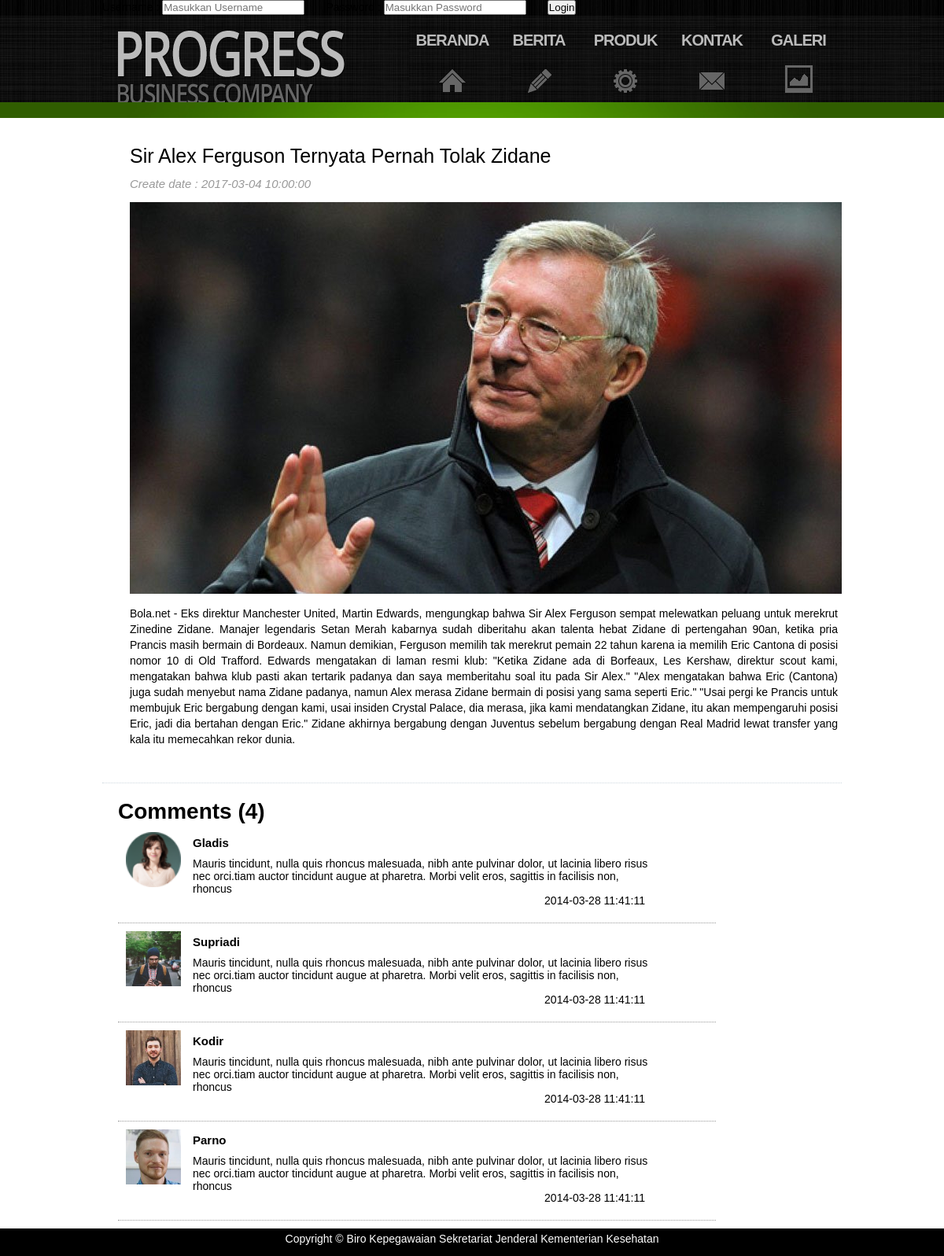
The page /05-database/news_detail.php?new_id=2 on the database its author committed.
### tables this page shows
CREATE TABLE `berita` (
  `id` int(11) NOT NULL,
  `judul` varchar(256) NOT NULL,
  `gambar` varchar(256) NOT NULL,
  `detail` text NOT NULL,
  `created_at` datetime NOT NULL
);

### 05-database/news_detail.php (the view, shortened to what this page needs)
<!doctype html>
<html>
<head>
<link href="css/style.css" rel="stylesheet" type="text/css">
</head>
<body>
<div id="wrapper">
   <?php include "includes/header.php"; ?>
   <div id="greenLine"></div>
   		<div id="content">
            <div class="container">
                <div class="newsitemd">
					        <?php
                    $new_id = $_GET['new_id'];
                    $koneksi = new mysqli("localhost","root","","training-php");
                    $sql = "SELECT * FROM berita WHERE id=$new_id";
                    $query = $koneksi->query($sql);
                    $data = $query->fetch_assoc();
                  ?>
                    <h2 class="news_title"><?php echo $data['judul']; ?></h2>
                    <p class="crt_date">Create date : <?php echo $data['created_at']; ?></p>
                    <p class="news_desc">
                    <img src="images-ori/<?php echo $data['gambar']; ?>" align="left">
					              <?php
                          echo $data['detail'];
                        ?>
                    </p>
                </div>
                 <div class="comment_wrap">
                 	<h1>Comments (4)</h1>
                 	<div class="comment_list">
                    	<div class="user_photo">
                         <img src="photo_member/profile-5.png" />
                        </div>
                        <div class="box_desc">
                          <h2>Gladis</h2>
                          <p> Mauris tincidunt, nulla quis rhoncus malesuada, nibh ante pulvinar dolor, ut lacinia libero risus nec orci.tiam auctor tincidunt augue at pharetra. Morbi velit eros, sagittis in facilisis non, rhoncus </p>
                          <span>2014-03-28 11:41:11</span>
                        </div>
                    </div>
                    <div class="comment_list">
                    	<div class="user_photo">
                         <img src="photo_member/profile-2.jpg" />
                        </div>
                        <div class="box_desc">
                          <h2>Supriadi</h2>
                          <p> Mauris tincidunt, nulla quis rhoncus malesuada, nibh ante pulvinar dolor, ut lacinia libero risus nec orci.tiam auctor tincidunt augue at pharetra. Morbi velit eros, sagittis in facilisis non, rhoncus </p>
                          <span>2014-03-28 11:41:11</span>
                        </div>
                    </div>
                    <div class="comment_list">
                    	<div class="user_photo">
                         <img src="photo_member/profile-1.jpg" />
                        </div>
                        <div class="box_desc">
                          <h2>Kodir</h2>
                          <p> Mauris tincidunt, nulla quis rhoncus malesuada, nibh ante pulvinar dolor, ut lacinia libero risus nec orci.tiam auctor tincidunt augue at pharetra. Morbi velit eros, sagittis in facilisis non, rhoncus </p>
                          <span>2014-03-28 11:41:11</span>
                        </div>
                    </div>
                    <div class="comment_list">
                    	<div class="user_photo">
                         <img src="photo_member/profile-3.jpg" />
                        </div>
                        <div class="box_desc">
                          <h2>Parno</h2>
                          <p> Mauris tincidunt, nulla quis rhoncus malesuada, nibh ante pulvinar dolor, ut lacinia libero risus nec orci.tiam auctor tincidunt augue at pharetra. Morbi velit eros, sagittis in facilisis non, rhoncus </p>
                          <span>2014-03-28 11:41:11</span>
                        </div>
                    </div>
                 </div>
            </div>
        </div>
		<?php include "includes/footer.php" ?>
</div>
</body>
</html>

### 05-database/css/style.css (style rules this page uses)
* { margin:0px; padding:0px; }
body { background:#000; font:14px "Trebuchet MS", Arial, Helvetica, sans-serif; }
.container { width:940px; height:100%;margin:auto; overflow:auto; overflow-y:hidden; overflow-x:hidden; }
#greenLine { background:url(../images/bg_top_img.jpg) center no-repeat #305D00; height:20px; }
#content { background:#fff; min-height:500px; }
.news_title { width:800px; line-height:26px; min-height:40px; float:left; margin-top:15px; margin-left:15px; font-size:25px; font-weight:400; }
.newsitemd { min-height:200px; width:100%; padding:20px 20px 20px 20px; overflow:auto; }
.newsitemd img { margin:0 15px 15px 0; }
.news_desc { float:left; margin-top:15px; margin-left:15px; width:900px; line-height:20px; text-align:justify; }
.crt_date { font-size:15px; font-style:italic; color:#999; clear:both; padding-left:15px; }
.comment_wrap { padding:20px 10px 10px 20px; border-top:1px dotted #CED8DF; margin-top:25px; }
.comment_list { border-bottom:1px dotted #999999; min-height:20px; padding:10px; overflow:auto; width:740px; }
.user_photo { float:left; height:70px; width:70px; }
.user_photo img { width:100%; }
.box_desc { float:left; min-height:50px; width:600px; margin-left:10px; position:relative; padding-bottom:20px; }
.box_desc h2 { padding:5px; font-size:15px; }
.box_desc p { padding:5px; font-size:14px; }
.box_desc span { position:absolute; bottom:10px; right:20px }

### rows shown on the page
berita: judul "Sir Alex Ferguson Ternyata Pernah Tolak Zidane", created_at "2017-03-04 10:00:00", gambar (picture), detail "Bola.net - Eks direktur Manchester United, Martin Edwards, mengungkap bahwa Sir Alex Ferguson sempat melewatkan peluang untuk merekrut Zinedine Zidane. Manajer legendaris Setan Merah kabarnya sudah diberitahu akan talenta hebat Zidane di pertengahan 90an, ketika pria Prancis masih bermain di Bordeaux. Namun demikian, Ferguson memilih tak merekrut pemain 22 tahun karena ia memilih Eric Cantona di posisi nomor 10 di Old Trafford. Edwards mengatakan di laman resmi klub: \"Ketika Zidane ada di Borfeaux, Les Kershaw, direktur scout kami, mengatakan bahwa klub pasti akan tertarik padanya dan saya memberitahu soal itu pada Sir Alex.\" \"Alex mengatakan bahwa Eric (Cantona) juga sudah menyebut nama…"
